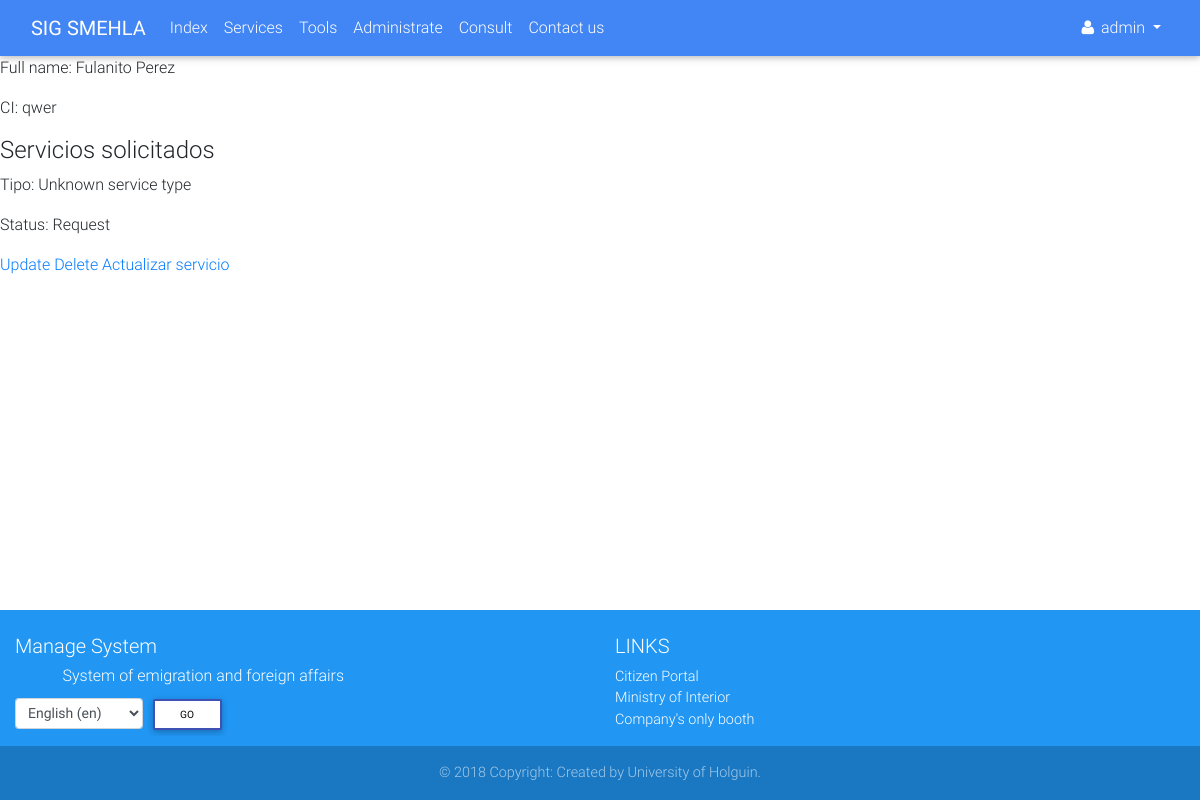
The page /client/2/detail/ (signed in) on the database as committed earlier.
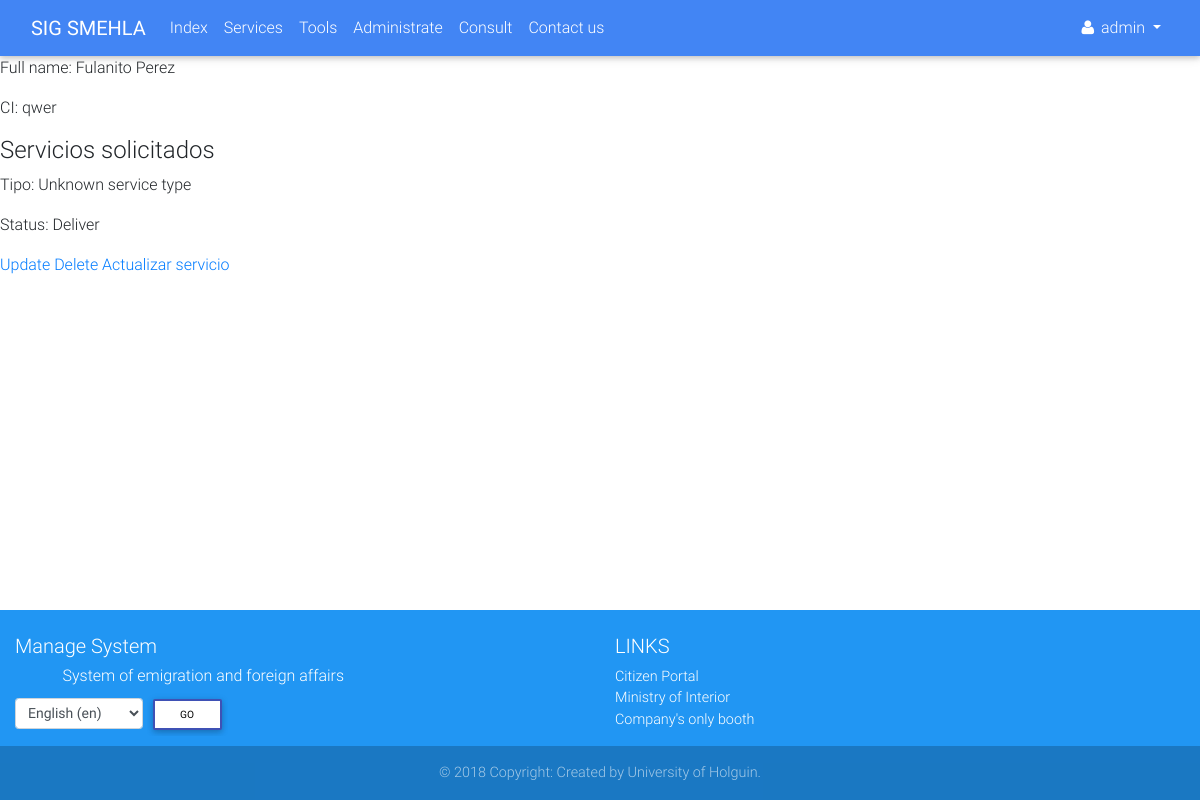
The same page on the database as committed later.
### services/models.py (models this page shows, shortened)
class Service(models.Model):
    SERVICE_STATUS = (
        ('1', _('Request')),
        ('2', _('Invoicing')),
        ('3', _('Revision')),
        ('4', _('Authenticating')),
        ('5', _('Deliver')),
    )
    SERVICE_TYPE = {
        'None': _('Unknown service type'),
        'visa': _('Visa'),
    }
    client = models.ForeignKey(verbose_name=_('Client'), to=Client, on_delete=models.CASCADE)
    status = models.CharField(_('Status'), max_length=1, choices=SERVICE_STATUS)
    service_type = None
    def get_service_type(self):
        if self.service_type:
            return self.service_type
        else:
            return self.SERVICE_TYPE['None']

### services/views.py (the view)
# urls.py: path('client/<int:pk>/detail/', views.ClientDetailView.as_view(), name='client_detail'),
class ClientDetailView(mixins.LoginRequiredMixin, generic.DetailView):
    model = models.Client

### accounts/models.py (called while the page is built)
    def __str__(self):
        if self.first_name and self.last_name:
            return self.get_full_name()
        else:
            return self.username

### services/models.py (called while the page is built)
    def get_full_name(self):
        full_name = '%s %s' % (self.first_name, self.last_name)
        return full_name.strip()

### services/templates/services/client_detail.html (shortened to what this page needs)
{% extends 'navbar.html' %}
{% load i18n %}
{% block main %}
    <p>{% trans 'Full name' %}: {{ client.get_full_name }}</p>
    <p>CI: {{ client.ci }}</p>
    <h4>Servicios solicitados</h4>
    {% for service in client.service_set.all %}
        <p>Tipo: {{ service.get_service_type }}</p>
        <p>Status: {{ service.get_status_display }}</p>
    {% endfor %}
    <a href="{% url 'services:client_update' client.pk %}">{% trans 'Update' %}</a>
    <a href="{% url 'services:client_delete' client.pk %}">{% trans 'Delete' %}</a>
    <a href="{% url 'services:visa_create' %}">Actualizar servicio</a>
{% endblock %}

Rows that differ between the two databases and show on the page:
changed Service "Unknown service type": status "Request" → "Deliver"
